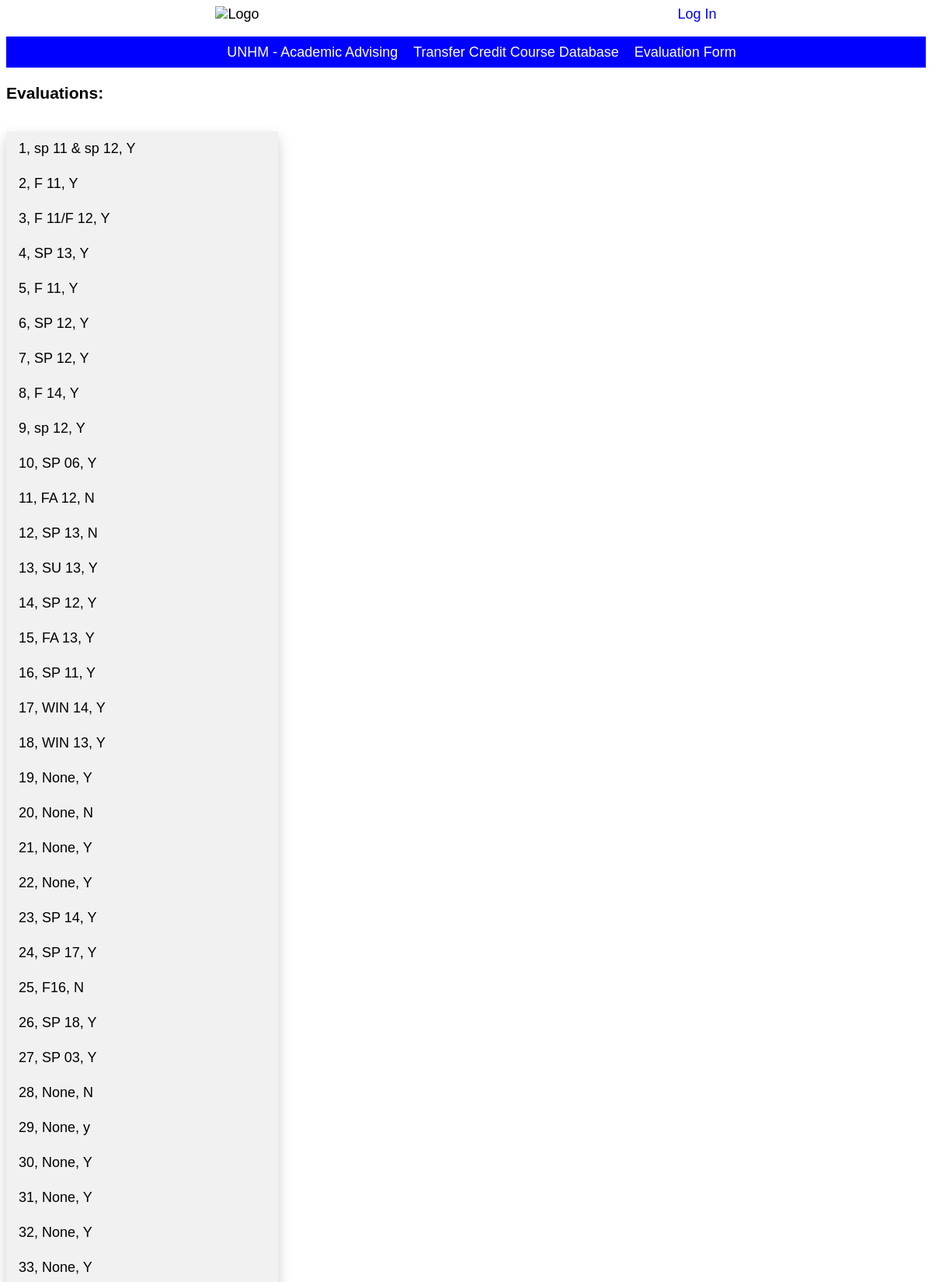
Screenshot of /evaluations (upper part) with the database file from the repository.
### transfer/models/model_evaluation.py (models this page shows, shortened)
class TransferEvaluation(models.Model):
    course_id = models.ForeignKey(Course, on_delete=models.CASCADE)
    major_req_id = models.ForeignKey(MajorRequirement, on_delete=models.CASCADE)
    sem_year_taken = models.CharField(max_length=8, blank=True, null=True)
    expiration_date = models.DateField()
    approved_status = models.CharField(max_length=1, blank=True, null=True)
    comment = models.CharField(max_length=150, blank=True, null=True)
    approver_id = models.ForeignKey(Approver, on_delete=models.CASCADE)

### transfer/views/evaluation_view.py (the view)
# urls.py: path('evaluations', EvalListView.as_view(), name='eval_home'),
class EvalListView(ListView):
    model = TransferEvaluation
    template_name = 'evaluation/eval_home.html'

### transfer/templates/evaluation/eval_home.html
{% extends "base.html" %}
{% load static %}
{% block content %}
<h3>Evaluations:</h3>
<div class="dropdown">
  <div id="myDropdown" class="dropdown-content">
    {% for eval in object_list %}
    <a href="{% url 'eval_detail' eval.pk %}">{{ eval.id }}, {{ eval.sem_year_taken}}, {{ eval.approved_status}}</a>
    {% endfor %}
    </div>
    </div>
{% endblock %}

### transfer/static/css/base.css (style rules this page uses)
body { font-family: 'Source Sans Pro', sans-serif; font-size:18px; }
.dropdown { position: relative; display: inline-block; }
.dropdown-content { position: absolute; background-color: #f1f1f1; min-width: 350px; box-shadow: 0px 8px 16px 0px rgba(0,0,0,0.2); z-index: 1; }
.dropdown-content a { color: black; padding: 12px 16px; text-decoration: none; display: block; }

### rows the page displays
TransferEvaluation: id "1", sem_year_taken "sp 11 & sp 12", approved_status "Y"
TransferEvaluation: id "2", sem_year_taken "F 11", approved_status "Y"
TransferEvaluation: id "3", sem_year_taken "F 11/F 12", approved_status "Y"
TransferEvaluation: id "4", sem_year_taken "SP 13", approved_status "Y"
TransferEvaluation: id "5", sem_year_taken "F 11", approved_status "Y"
TransferEvaluation: id "6", sem_year_taken "SP 12", approved_status "Y"
TransferEvaluation: id "7", sem_year_taken "SP 12", approved_status "Y"
TransferEvaluation: id "8", sem_year_taken "F 14", approved_status "Y"
TransferEvaluation: id "9", sem_year_taken "sp 12", approved_status "Y"
TransferEvaluation: id "10", sem_year_taken "SP 06", approved_status "Y"
TransferEvaluation: id "11", sem_year_taken "FA 12", approved_status "N"
TransferEvaluation: id "12", sem_year_taken "SP 13", approved_status "N"
TransferEvaluation: id "13", sem_year_taken "SU 13", approved_status "Y"
TransferEvaluation: id "14", sem_year_taken "SP 12", approved_status "Y"
TransferEvaluation: id "15", sem_year_taken "FA 13", approved_status "Y"
TransferEvaluation: id "16", sem_year_taken "SP 11", approved_status "Y"
TransferEvaluation: id "17", sem_year_taken "WIN 14", approved_status "Y"
TransferEvaluation: id "18", sem_year_taken "WIN 13", approved_status "Y"
TransferEvaluation: id "19", sem_year_taken "None", approved_status "Y"
TransferEvaluation: id "20", sem_year_taken "None", approved_status "N"
TransferEvaluation: id "21", sem_year_taken "None", approved_status "Y"
TransferEvaluation: id "22", sem_year_taken "None", approved_status "Y"
TransferEvaluation: id "23", sem_year_taken "SP 14", approved_status "Y"
TransferEvaluation: id "24", sem_year_taken "SP 17", approved_status "Y"
TransferEvaluation: id "25", sem_year_taken "F16", approved_status "N"
TransferEvaluation: id "26", sem_year_taken "SP 18", approved_status "Y"
TransferEvaluation: id "27", sem_year_taken "SP 03", approved_status "Y"
TransferEvaluation: id "28", sem_year_taken "None", approved_status "N"
TransferEvaluation: id "29", sem_year_taken "None", approved_status "y"
TransferEvaluation: id "30", sem_year_taken "None", approved_status "Y"
TransferEvaluation: id "31", sem_year_taken "None", approved_status "Y"
TransferEvaluation: id "32", sem_year_taken "None", approved_status "Y"
TransferEvaluation: id "33", sem_year_taken "None", approved_status "Y"
